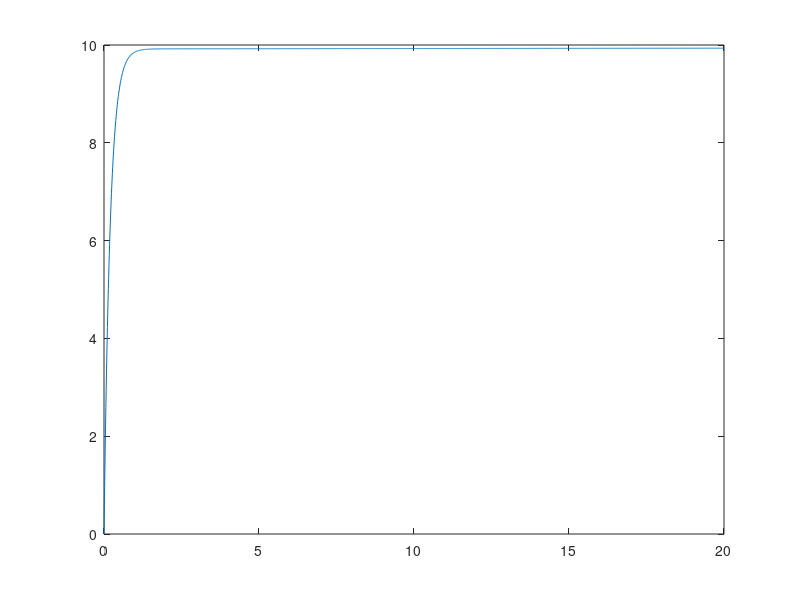

MATLAB code to generate this figure: (Note: this script raises an error after producing the figure.)
clear all;
clc;

b = 50;
m = 1000;
ki = 50;
kp = 5000;
kd = 0;
t = 0:0.01:20;

%A ERVTHMA
% H(s) = 1/(b+m*s)

%B ERVTHMA
num = [1];
den = [1000 50];
e = tf(num,den);
H = ss(e);
C = pid(kp,ki,kd)
G = feedback(series(C,H),1);
f = 10*ones(size(t));
[y,tout,x] = lsim(G,f,t);
plot(t,y)
stepinfo(G)
